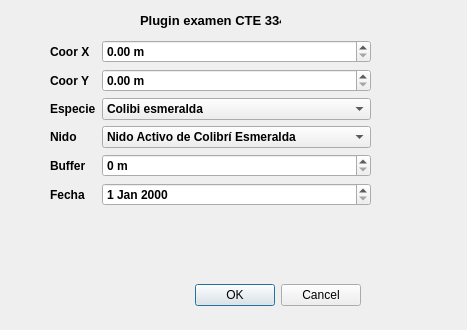
<?xml version="1.0" encoding="UTF-8"?>
<ui version="4.0">
 <class>Nuevo_nidoDialogBase</class>
 <widget class="QDialog" name="Nuevo_nidoDialogBase">
  <property name="geometry">
   <rect>
    <x>0</x>
    <y>0</y>
    <width>467</width>
    <height>330</height>
   </rect>
  </property>
  <property name="windowTitle">
   <string>Nuevo</string>
  </property>
  <widget class="QDialogButtonBox" name="button_box">
   <property name="geometry">
    <rect>
     <x>90</x>
     <y>280</y>
     <width>271</width>
     <height>31</height>
    </rect>
   </property>
   <property name="orientation">
    <enum>Qt::Horizontal</enum>
   </property>
   <property name="standardButtons">
    <set>QDialogButtonBox::Cancel|QDialogButtonBox::Ok</set>
   </property>
  </widget>
  <widget class="QWidget" name="formLayoutWidget">
   <property name="geometry">
    <rect>
     <x>50</x>
     <y>40</y>
     <width>321</width>
     <height>231</height>
    </rect>
   </property>
   <layout class="QFormLayout" name="formLayout">
    <item row="0" column="0">
     <widget class="QLabel" name="coorXLabel">
      <property name="font">
       <font>
        <weight>75</weight>
        <bold>true</bold>
       </font>
      </property>
      <property name="text">
       <string>Coor X</string>
      </property>
     </widget>
    </item>
    <item row="0" column="1">
     <widget class="QDoubleSpinBox" name="spbcoorx">
      <property name="font">
       <font>
        <weight>75</weight>
        <bold>true</bold>
       </font>
      </property>
      <property name="suffix">
       <string> m</string>
      </property>
      <property name="maximum">
       <double>1000000.000000000000000</double>
      </property>
     </widget>
    </item>
    <item row="1" column="0">
     <widget class="QLabel" name="coorYLabel">
      <property name="font">
       <font>
        <weight>75</weight>
        <bold>true</bold>
       </font>
      </property>
      <property name="text">
       <string>Coor Y</string>
      </property>
     </widget>
    </item>
    <item row="1" column="1">
     <widget class="QDoubleSpinBox" name="spbcoory">
      <property name="font">
       <font>
        <weight>75</weight>
        <bold>true</bold>
       </font>
      </property>
      <property name="suffix">
       <string> m </string>
      </property>
      <property name="maximum">
       <double>10000000.000000000000000</double>
      </property>
     </widget>
    </item>
    <item row="2" column="0">
     <widget class="QLabel" name="especieLabel">
      <property name="font">
       <font>
        <weight>75</weight>
        <bold>true</bold>
       </font>
      </property>
      <property name="text">
       <string>Especie</string>
      </property>
     </widget>
    </item>
    <item row="2" column="1">
     <widget class="QComboBox" name="cmbespecie">
      <property name="font">
       <font>
        <weight>75</weight>
        <bold>true</bold>
       </font>
      </property>
      <item>
       <property name="text">
        <string>Colibi esmeralda</string>
       </property>
      </item>
      <item>
       <property name="text">
        <string>Colibri</string>
       </property>
      </item>
      <item>
       <property name="text">
        <string>No identificado</string>
       </property>
      </item>
     </widget>
    </item>
    <item row="3" column="0">
     <widget class="QLabel" name="nidoLabel">
      <property name="font">
       <font>
        <weight>75</weight>
        <bold>true</bold>
       </font>
      </property>
      <property name="text">
       <string>Nido</string>
      </property>
     </widget>
    </item>
    <item row="3" column="1">
     <widget class="QComboBox" name="cmbnido">
      <property name="font">
       <font>
        <weight>75</weight>
        <bold>true</bold>
       </font>
      </property>
      <item>
       <property name="text">
        <string>Nido Activo de Colibrí Esmeralda </string>
       </property>
      </item>
      <item>
       <property name="text">
        <string>Nido Inactivo de Colibrí Esmeralda </string>
       </property>
      </item>
      <item>
       <property name="text">
        <string>Nido Activo de Colibrí </string>
       </property>
      </item>
      <item>
       <property name="text">
        <string>Nido Inactivo de Colibrí </string>
       </property>
      </item>
      <item>
       <property name="text">
        <string>Nido Activo de No Identificado </string>
       </property>
      </item>
      <item>
       <property name="text">
        <string>Nido Inactivo de No Identificado </string>
       </property>
      </item>
     </widget>
    </item>
    <item row="4" column="0">
     <widget class="QLabel" name="bufferLabel">
      <property name="font">
       <font>
        <weight>75</weight>
        <bold>true</bold>
       </font>
      </property>
      <property name="text">
       <string>Buffer</string>
      </property>
     </widget>
    </item>
    <item row="4" column="1">
     <widget class="QSpinBox" name="spbbuffer">
      <property name="font">
       <font>
        <weight>75</weight>
        <bold>true</bold>
       </font>
      </property>
      <property name="suffix">
       <string> m</string>
      </property>
      <property name="prefix">
       <string/>
      </property>
      <property name="maximum">
       <number>600</number>
      </property>
     </widget>
    </item>
    <item row="5" column="0">
     <widget class="QLabel" name="fechaLabel">
      <property name="font">
       <font>
        <weight>75</weight>
        <bold>true</bold>
       </font>
      </property>
      <property name="text">
       <string>Fecha</string>
      </property>
     </widget>
    </item>
    <item row="5" column="1">
     <widget class="QDateEdit" name="QTDate">
      <property name="font">
       <font>
        <weight>75</weight>
        <bold>true</bold>
       </font>
      </property>
     </widget>
    </item>
   </layout>
  </widget>
  <widget class="QLabel" name="label">
   <property name="geometry">
    <rect>
     <x>140</x>
     <y>10</y>
     <width>141</width>
     <height>20</height>
    </rect>
   </property>
   <property name="font">
    <font>
     <pointsize>10</pointsize>
     <weight>75</weight>
     <bold>true</bold>
    </font>
   </property>
   <property name="text">
    <string>Plugin examen CTE 334</string>
   </property>
  </widget>
 </widget>
 <resources/>
 <connections>
  <connection>
   <sender>button_box</sender>
   <signal>accepted()</signal>
   <receiver>Nuevo_nidoDialogBase</receiver>
   <slot>accept()</slot>
   <hints>
    <hint type="sourcelabel">
     <x>20</x>
     <y>20</y>
    </hint>
    <hint type="destinationlabel">
     <x>20</x>
     <y>20</y>
    </hint>
   </hints>
  </connection>
  <connection>
   <sender>button_box</sender>
   <signal>rejected()</signal>
   <receiver>Nuevo_nidoDialogBase</receiver>
   <slot>reject()</slot>
   <hints>
    <hint type="sourcelabel">
     <x>20</x>
     <y>20</y>
    </hint>
    <hint type="destinationlabel">
     <x>20</x>
     <y>20</y>
    </hint>
   </hints>
  </connection>
 </connections>
</ui>
